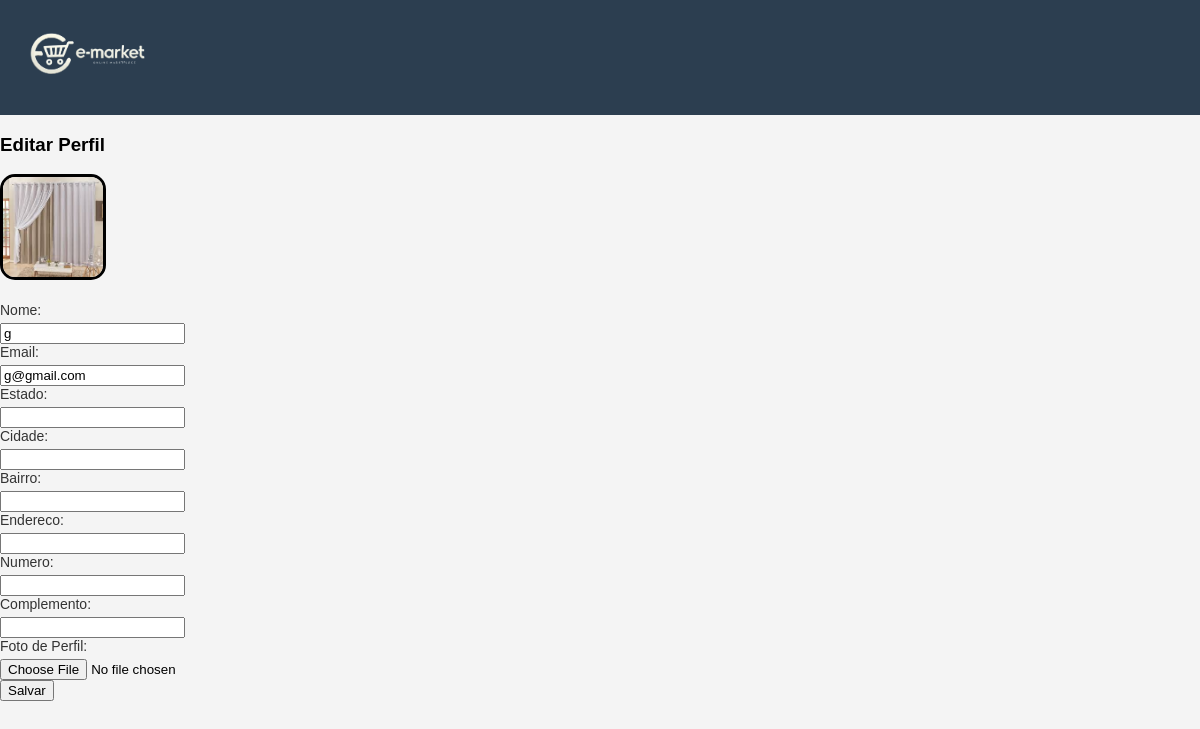
Page /perfil/edita.php (signed in) on the committed database.
### tables this page shows
CREATE TABLE `usuario` (
  `cpfUsuario` varchar(14) NOT NULL,
  `nomeUsuario` varchar(100) NOT NULL,
  `emailUsuario` varchar(100) NOT NULL,
  `estadoUsuario` varchar(50) DEFAULT NULL,
  `cidadeUsuario` varchar(100) DEFAULT NULL,
  `bairroUsuario` varchar(100) DEFAULT NULL,
  `enderecoUsuario` varchar(200) DEFAULT NULL,
  `numeroUsuario` varchar(10) DEFAULT NULL,
  `complementoUsuario` varchar(100) DEFAULT NULL,
  `senhaUsuario` varchar(255) NOT NULL,
  `fotoPerfil` varchar(255) DEFAULT NULL
);

### perfil/edita.php (the view, shortened to what this page needs)
<?php
$cpf = $_SESSION['cpf'];
$ds = "mysql:host=localhost;dbname=e_market";
$db = new PDO($ds, 'root', 'vertrigo');
$query = "SELECT * FROM usuario WHERE cpfUsuario = :cpf";
$stm = $db->prepare($query);
$stm->bindParam(':cpf', $cpf);
$stm->execute();
$result = $stm->fetch();
$nome = $result['nomeUsuario'];
$email = $result['emailUsuario'];
$estado = $result['estadoUsuario'];
$cidade = $result['cidadeUsuario'];
$bairro = $result['bairroUsuario'];
$endereco = $result['enderecoUsuario'];
$numero = $result['numeroUsuario'];
$complemento = $result['complementoUsuario'];
$fotoPerfil = $result['fotoPerfil'];
?>
<!DOCTYPE html>
<html lang="pt-br">
<head>
    <link rel="stylesheet" href="perfil.css">
    <link rel="stylesheet" type="text/css" href="style.css" />
</head>
<body>
<header>
    <div class="logo">
        <img src="../imagens/logo2.png" alt="Logo">
    </div>
</header>
<h3>Editar Perfil</h3>
<img src="imagens/<?php echo htmlspecialchars($fotoPerfil); ?>" class="foto_perfil" alt="Foto de Perfil"><br><br>
<form method='POST' action='atualiza.php' enctype="multipart/form-data">
    <label>Nome: </label>
    <input name='nomeUsuario' value='<?php echo htmlspecialchars($nome); ?>'><br>
    <label>Email: </label>
    <input name='emailUsuario' value='<?php echo htmlspecialchars($email); ?>'><br>
    <label>Estado: </label>
    <input name='estadoUsuario' value='<?php echo htmlspecialchars($estado); ?>'><br>
    <label>Cidade: </label>
    <input name='cidadeUsuario' value='<?php echo htmlspecialchars($cidade); ?>'><br>
    <label>Bairro: </label>
    <input name='bairroUsuario' value='<?php echo htmlspecialchars($bairro); ?>'><br>
    <label>Endereco: </label>
    <input name='enderecoUsuario' value='<?php echo htmlspecialchars($endereco); ?>'><br>
    <label>Numero: </label>
    <input name='numeroUsuario' value='<?php echo htmlspecialchars($numero); ?>'><br>
    <label>Complemento: </label>
    <input name='complementoUsuario' value='<?php echo htmlspecialchars($complemento); ?>'><br>
    <label>Foto de Perfil: </label>
    <input type="file" name='fotoPerfil'><br>
    <button type='submit'>Salvar</button>
</form>
</body>
</html>

### perfil/perfil.css (style rules this page uses)
.foto_perfil { height: 100px; width: 100px; border: solid 3px black; border-radius: 15px; }
label { font-family: Arial, sans-serif; font-size: 14px; color: #333; display: block; margin-bottom: 5px; }

### style.css (style rules this page uses)
body { font-family: Arial, sans-serif; background-color: #f4f4f4; margin: 0; padding: 0; }
header { display: flex; justify-content: space-between; align-items: center; padding: 20px; background-color: #2c3e50; border-bottom: 1px solid #2c3e50; }
.logo img { height: 70px; }

### rows in the picture
usuario: fotoPerfil (picture), nomeUsuario "g", emailUsuario "g@gmail.com"
